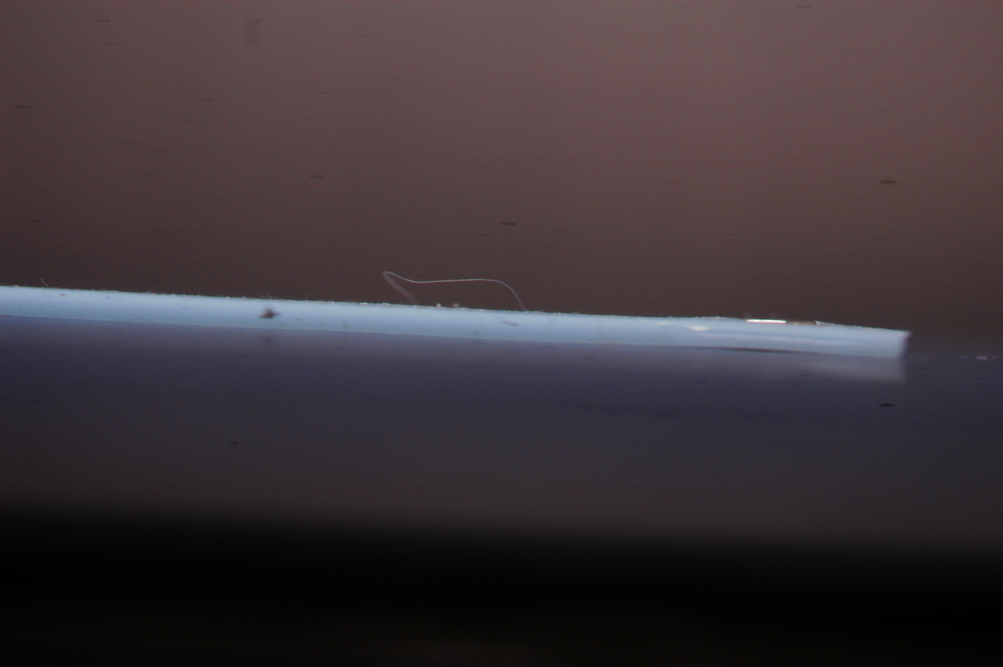
#> input picture initial_curve_test/DSC_0060.JPG, 3008 x 2000 px (shown at 1/3 size)
$ python deflectionComparison.py
#> lines starting #> are read from the running program, lines starting #| are printed output that depends on the picture; after the words box and inside, x2 and y2 are one past the last pixel; in counts of white or black regions, pixels touching at a corner belong together
### edgeDetectionFunctions.py
import numpy as np
import cv2 as cv
from matplotlib import pyplot as plt
from scipy.optimize import curve_fit
import scipy.stats

def get_edges_x_and_y_arrays(edges_np):
    x_unique = np.unique(edges_np[1])
    x_array = np.empty((0, 1))
    y_array = np.empty((0, 1))
    for x_value in x_unique:
        x_indices = np.where(x_value == edges_np[1])
        y_values = edges_np[0][x_indices]
        if np.size(y_values) >= 2:
            y_values = [y_values[0], y_values[-1]]
            x_array = np.append(x_array, x_value)
            y_array = np.append(y_array, np.mean(y_values))
    return x_array, y_array


def find_edges(difference):
    return cv.Canny(difference, 100, 200)


def create_difference_image(image_name, background_name, crop_array):
    crop_top, crop_bottom, crop_left, crop_right = crop_array

    img = cv.imread(image_name)

    bg = cv.imread(background_name)

    img = img[crop_top:crop_bottom, crop_left:crop_right]
    bg = bg[crop_top:crop_bottom, crop_left:crop_right]
    blue_img = img[:, :, 0]
    blue_bg = bg[:, :, 0]
    difference = blue_img - blue_bg
    return blue_img, blue_bg, difference


def find_edges_cv(image_cv, a, b):
    edges = cv.Canny(image_cv, a, b)
    return edges


def reduce_noise(image_cv, lowT, highT):
    return np.where((image_cv > lowT) & (image_cv < highT), image_cv, 0)

### plottingFunctions.py
from matplotlib import pyplot as plt


def plot_image(ax, img):
    ax.imshow(img, cmap='gray')


def ax_plot_scatter(ax, x_values, y_values, label):
    ax.scatter(x_values, y_values, s=2, label=label)


# [13 lines left out: functions plot_triple_fit, plot_image_with_fit, not called in this run]

### modelFunctions.py
import numpy as np
import cv2 as cv
from matplotlib import pyplot as plt
from scipy.optimize import curve_fit
import scipy.stats

quad_init_vals = [0, 0, 0]
def quadratic_fit(x, a, b, c):
    return a * x ** 2 + b * x + c
quad_array = (quadratic_fit, quad_init_vals)

linear_init_vals = [0, 0]
def linear_fit(x, a, b):
    return a * x + b
linear_array = (linear_fit, linear_init_vals)

poly_init_vals = [0, 0, 0, 0, 0, 0, 0, 0, 0]  # for [amp, cen, wid]
def polynomial_curve(x, a, b, c, d, e, f, g, h, i):
    return a * x ** 8 + b * x ** 7 + c * x ** 6 + d * x ** 5 + e * x ** 4 + f * x ** 3 + g * x ** 2 + h * x + i
poly_array = (polynomial_curve, poly_init_vals)

exp_init_vals = [1, 0, 0, 0]
def exponential_curve(x, a, b, c, d):
    return a * np.exp(b * x + c) + d
exp_array = (exponential_curve, exp_init_vals)

upside_down_circle_init_vals = [1000, 900, 200]
def upside_down_circle_fit(x, r, a, b):
    return np.sqrt(r ** 2 - (x - a) ** 2) - (b - r)

circle_init_vals = [1000, 900, 200]
def circle_fit(x, r, a, b):
    return np.sqrt(r ** 2 - (x - a) ** 2) + b - r
circle_array = (circle_fit, circle_init_vals)

### deflectionComparison.py
import numpy as np
import cv2 as cv
from matplotlib import pyplot as plt
from scipy.optimize import curve_fit
import scipy.stats

from edgeDetectionFunctions import *
from plottingFunctions import *
from modelFunctions import *

def estimate_errors(y_array):
    error_array = []
    min_error = 1
    for i in range(0, np.size(y_array)):
        if i == 0 or i == (np.size(y_array) - 1):
            error = 100
        else:
            error = (y_array[i - 1] + y_array[i] + y_array[i + 1]) / 3 - y_array[i]
        if error < min_error:
            error = min_error
        error_array.append(error)
    return error_array


def scipy_fit(fit_func, x_edges, y_edges, init_array):
    return curve_fit(fit_func, x_edges, y_edges, p0=init_array)


def find_reduced_chi_squared(observed, predicted, errors):
    return np.sum(((observed - predicted) ** 2 / errors) / (np.size(observed) - 1))


# [15 lines left out: function linear_quad_linear_fit, not called in this run]


def make_array_image_comparison_reference(image_array, background_name, crop_array, fit_array, x_values):
    cols = 3
    rows = 3
    counter = 1
    low_t = 100
    high_t = 170

    deflection_curves = []
    deflection_fits = []
    chi_squareds = []
    for image_name in image_array:
        print("Working on " + image_name)
        img, bg, difference = create_difference_image(image_name, background_name,
                                                      crop_array)
        ax = plt.subplot(rows, cols, counter)
        plt.xticks([])
        plt.yticks([])
        print("Reducing Noise...")
        low_noise_difference = reduce_noise(difference, low_t, high_t)
        plot_image(ax, low_noise_difference)
        print("finding edges...")
        edges_cv = find_edges_cv(low_noise_difference, 100, 200)
        edges_numpy = np.where(edges_cv == 255)
        x_edges, y_edges = get_edges_x_and_y_arrays(edges_numpy)
        ax.plot(x_edges, y_edges, label="Edges", linewidth=1, c='r')
        fit_params, covar_matrix = scipy_fit(fit_array[0], x_edges, y_edges, fit_array[1])
        ax.plot(x_edges, fit_array[0](x_edges, *fit_params))
        #chi_squared = scipy.stats.chisquare(f_obs=y_edges, f_exp=fit_array[0](x_edges, *fit_params))[0]
        errors = estimate_errors(y_edges)
        reduced_chi_squared = find_reduced_chi_squared(y_edges, fit_array[0](x_edges, *fit_params), errors)
        chi_squared_label = "Reduced Chi Squared = {:.2f}".format(reduced_chi_squared)
        print(chi_squared_label)
        plt.title(chi_squared_label)
        # plt.title("lowT = %d and highT = %d" % (low_T, high_T))
        deflection_curves.append([x_edges, y_edges])
        deflection_fits.append(fit_params)
        chi_squareds.append(chi_squared_label)
        counter += 1
    plt.show()
    ax = plt.subplot()

    for i in range(len(deflection_curves)):
        x, y = deflection_curves[i]
        deflection_fit = deflection_fits[i]
        ax.scatter(x, y, label=chi_squareds[i])
        ax.plot(x, fit_array[0](x, *deflection_fit), c='k')
    ax.invert_yaxis()
    plt.legend()
    plt.show()
    print(deflection_fits)
    curve_params = []
    for i in deflection_fits: curve_params.append(-i[0])
    plt.plot(x_values, curve_params)
    plt.xlabel("Current (A)")
    plt.ylabel("Deflection")
    plt.show()


background_name = "initial_curve_test/DSC_0069.JPG"
image_array = []
for i in range(0, 9): image_array.append("initial_curve_test/DSC_006{}.JPG".format(i))
crop_top, crop_bottom = 500, 1250
crop_left, crop_right = 500, 3000
crop_array = [crop_top, crop_bottom, crop_left, crop_right]

x_values = [
    0.000,
    0.512,
    0.999,
    1.506,
    2.030,
    2.499,
    2.997,
    3.508,
    3.975
]
make_array_image_comparison_reference(image_array, background_name, crop_array, quad_array, x_values)
#> in create_difference_image, img is the input picture: shape (2000, 3008, 3); mean B, G, R 56.4, 52.3, 61.5
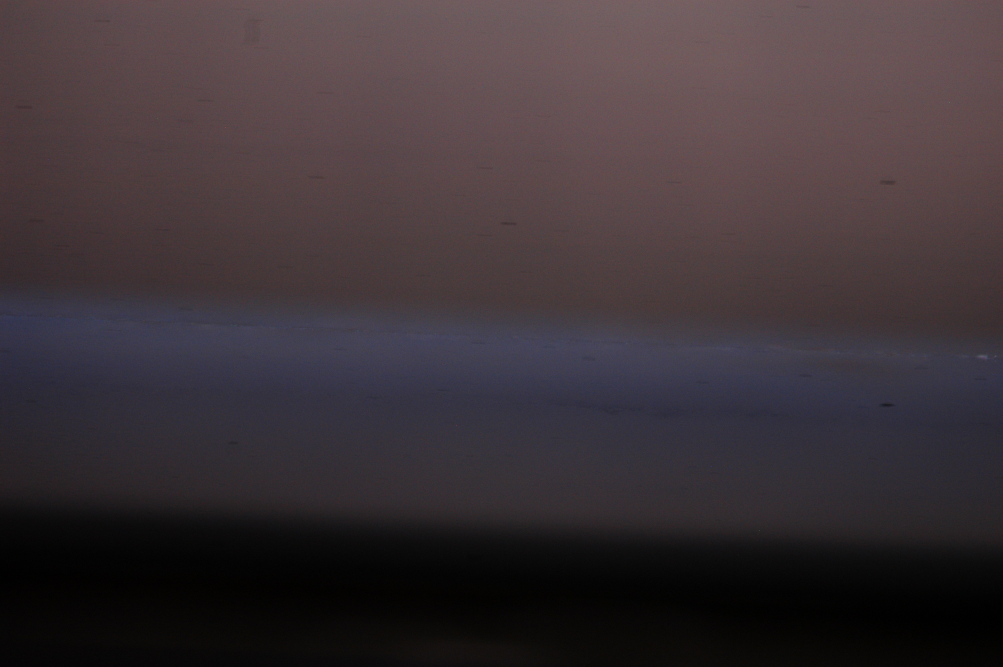
#> input picture initial_curve_test/DSC_0069.JPG, 3008 x 2000 px (shown at 1/3 size)
#> in create_difference_image, bg is the input picture: shape (2000, 3008, 3); mean B, G, R 55.3, 51, 60.6
#> in create_difference_image, `img = img[crop_top:crop_bottom, crop_left:crop_right]`:
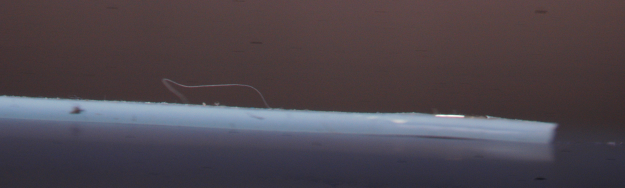
#> img: shape (750, 2500, 3) (shown at 1/4 size); mean B, G, R 76.6, 69.2, 77.6
#> in create_difference_image, `blue_img = img[:, :, 0]`:
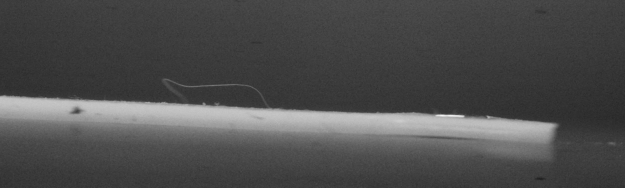
#> blue_img: shape (750, 2500) (shown at 1/4 size); min 29, max 247, mean 76.6
#> in create_difference_image, `blue_bg = bg[:, :, 0]`:
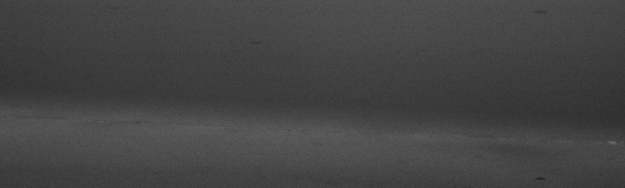
#> blue_bg: shape (750, 2500) (shown at 1/4 size); min 28, max 131, mean 67.9
#> in create_difference_image, `difference = blue_img - blue_bg`:
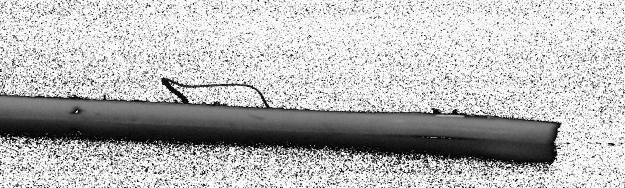
#> difference: shape (750, 2500) (shown at 1/4 size); min 0, max 255, mean 183.8
#> in reduce_noise, `return np.where((image_cv > lowT) & (image_cv < highT), image_cv, 0)`:
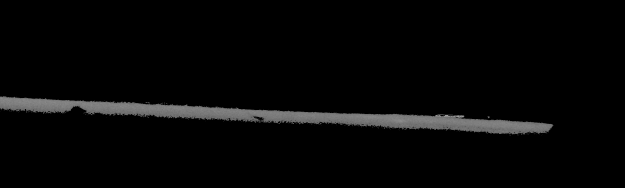
#> returned value: shape (750, 2500) (shown at 1/4 size); min 0, max 169, mean 6.7
#> in find_edges_cv, `edges = cv.Canny(image_cv, a, b)`:
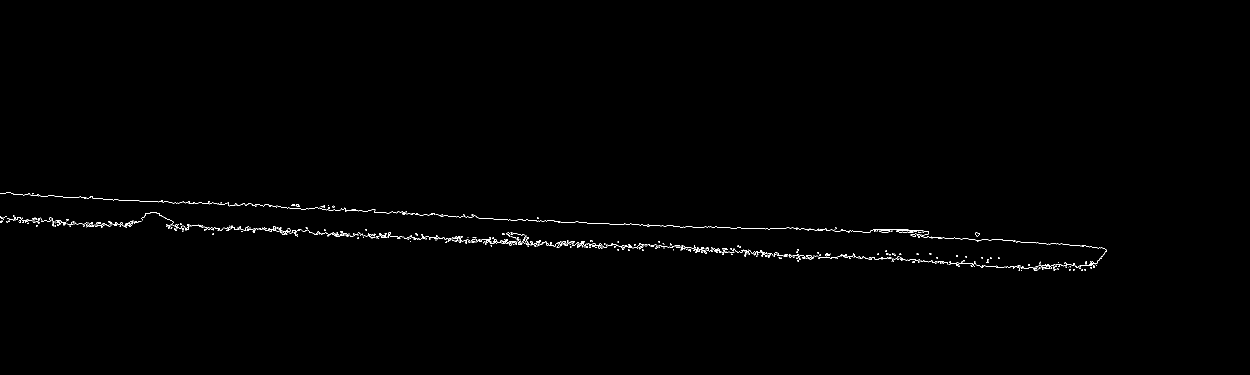
#> edges: shape (750, 2500) (shown at 1/2 size); 0.47% white in thin lines or dots, all inside (x1, y1, x2, y2) = (0, 385, 2214, 542)
#> in make_array_image_comparison_reference, `edges_numpy = np.where(edges_cv == 255)`: edges_numpy = 8815 positions, rows 385 to 541, columns 0 to 2213
#> in get_edges_x_and_y_arrays, `x_unique = np.unique(edges_np[1])`: x_unique = 2214 values from 0 to 2213
#> the loop in get_edges_x_and_y_arrays, `for x_value in x_unique:` made 2214 passes
#> (x_indices, y_values, x_array, y_array) on passes 1 to 4: (([10, 1260, 1763, 1820, 1900],), [386, 445], [0], [415.5]), (([11, 1261, 1292, 1325, 1764, 1901],), [386, 445], [0, 1], [415.5, 415.5]), (([12, 1293, 1397, 1765, 1821, 1902],), [386, 445], [0, 1, 2], [415.5, 415.5, 415.5]), (([13, 1294, 1398, 1612, 1688],), [386, 442], [0, 1, 2, 3], [415.5, 415.5, 415.5, 414])
#> after the loop in get_edges_x_and_y_arrays, `for x_value in x_unique:`: x_array = 2206 values from 0 to 2213; y_array = 2206 values, max 516 at index 2156, min 408.5 at index 12, mean 463.3
#> in make_array_image_comparison_reference, `x_edges, y_edges = get_edges_x_and_y_arrays(edges_numpy)`: x_edges = 2206 values from 0 to 2213; y_edges has the same summary as y_array in get_edges_x_and_y_arrays
#> in make_array_image_comparison_reference, `fit_params, covar_matrix = scipy_fit(fit_array[0], x_edges, y_edges, f..`: fit_params = [-1.06e-06, 0.0481, 411.9]; covar_matrix = [[3.89e-14, -8.61e-11, 3.18e-08], [-8.61e-11, 2.03e-07, -8.43e-05], [3.18e-08, -8.43e-05, 0.0466]]
#> the loop in estimate_errors, `for i in range(0, np.size(y_array)):` made 2206 passes
#> error on passes 2 to 9: 0, -0.5, 0.667, -0.167, -0.667, 0, 0.667, 0
#> after the loop in estimate_errors, `for i in range(0, np.size(y_array)):`: error_array = 2206 values, max 100 at index 0, min 1 at index 1, mean 1.17
#> in make_array_image_comparison_reference, `errors = estimate_errors(y_edges)`: errors has the same summary as error_array in estimate_errors
#> in make_array_image_comparison_reference, `reduced_chi_squared = find_reduced_chi_squared(y_edges, fit_array[0](x..`: reduced_chi_squared = 10.69
#> in make_array_image_comparison_reference, `chi_squared_label = "Reduced Chi Squared = {:.2f}".format(reduced_chi_..`: chi_squared_label = 'Reduced Chi Squared = 10.69'
#| Reduced Chi Squared = 10.69
#> pass 2 of the loop in make_array_image_comparison_reference, `for image_name in image_array:`:
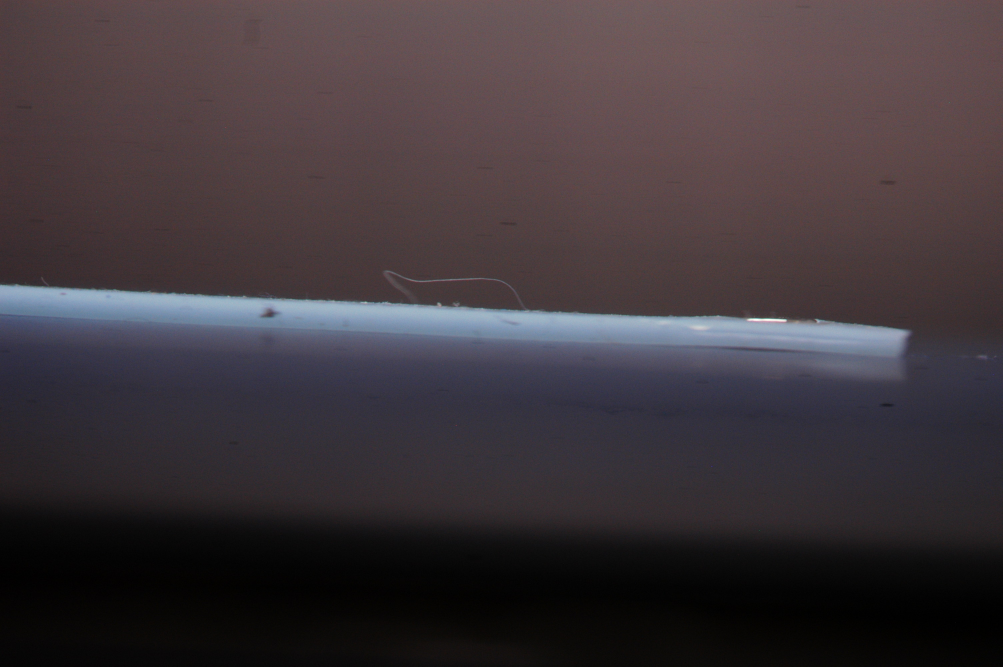
#> input picture initial_curve_test/DSC_0061.JPG, 3008 x 2000 px (shown at 1/3 size)
#> in create_difference_image, img is the input picture: shape (2000, 3008, 3); mean B, G, R 59.2, 54.6, 63.3
#> img: shape (750, 2500, 3)
#> in create_difference_image (call 2), `difference = blue_img - blue_bg`:
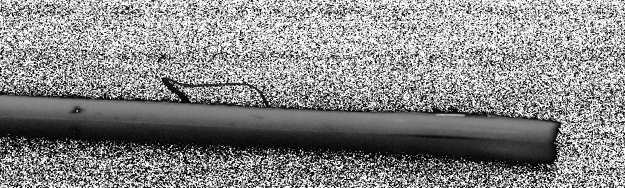
#> difference: shape (750, 2500) (shown at 1/4 size); min 0, max 255, mean 135.1
#> in find_edges_cv (call 2), `edges = cv.Canny(image_cv, a, b)`:
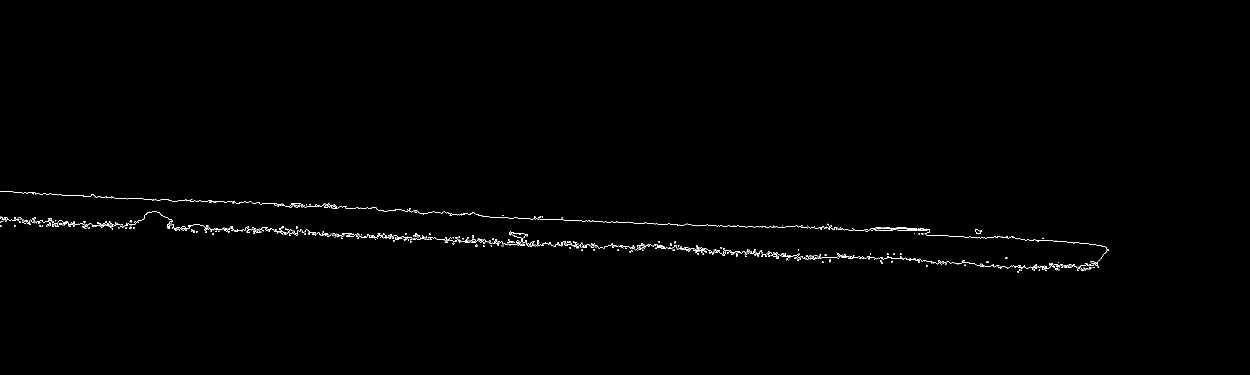
#> edges: shape (750, 2500) (shown at 1/2 size); 0.49% white in thin lines or dots, all inside (x1, y1, x2, y2) = (0, 382, 2218, 545)
#> edges_numpy = 9107 positions, rows 382 to 544, columns 0 to 2217
#> the loop in get_edges_x_and_y_arrays (call 2), `for x_value in x_unique:` made 2218 passes
#> (x_indices, y_values, x_array, y_array) on passes 1 to 2: (([20, 1386, 1429, 1876, 1955, 2032, 2589, 2715, 2838],), [383, 453], [0], [418]), (([21, 1369, 1483, 1533, 2590, 2839],), [383, 453], [0, 1], [418, 418])
#| Reduced Chi Squared = 11.87
#> pass 3 of the loop in make_array_image_comparison_reference, `for image_name in image_array:`:
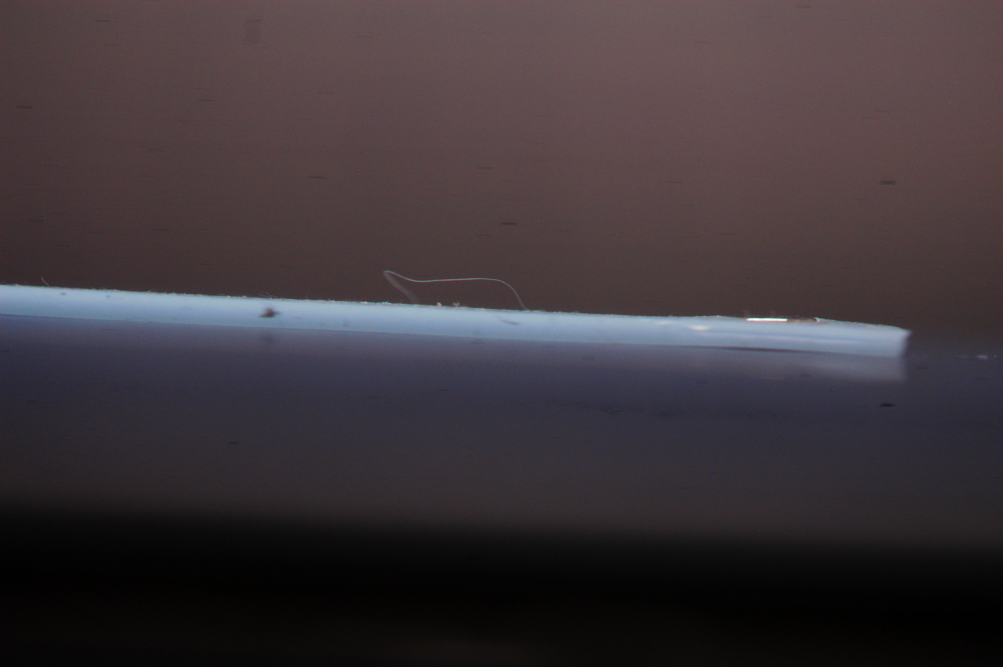
#> input picture initial_curve_test/DSC_0062.JPG, 3008 x 2000 px (shown at 1/3 size)
#> in create_difference_image, img is the input picture: shape (2000, 3008, 3); mean B, G, R 58, 53.4, 61.9
#> img: shape (750, 2500, 3)
#> in create_difference_image (call 3), `difference = blue_img - blue_bg`:
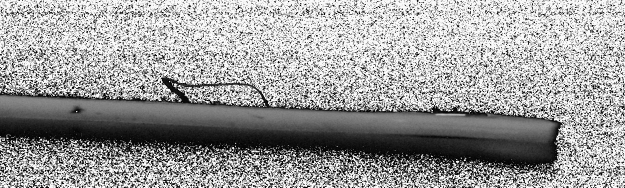
#> difference: shape (750, 2500) (shown at 1/4 size); min 0, max 255, mean 155.7
#> in find_edges_cv (call 3), `edges = cv.Canny(image_cv, a, b)`:
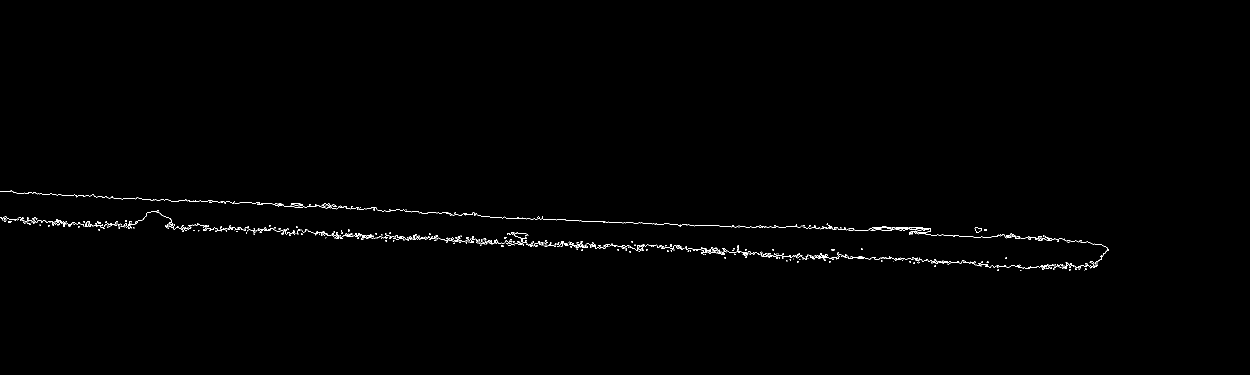
#> edges: shape (750, 2500) (shown at 1/2 size); 0.5% white in thin lines or dots, all inside (x1, y1, x2, y2) = (0, 381, 2218, 542)
#| Reduced Chi Squared = 10.29
#> the loop made 4 passes; the first 3 are shown
#> (the run stopped early here; a loop or call above may not have finished)
